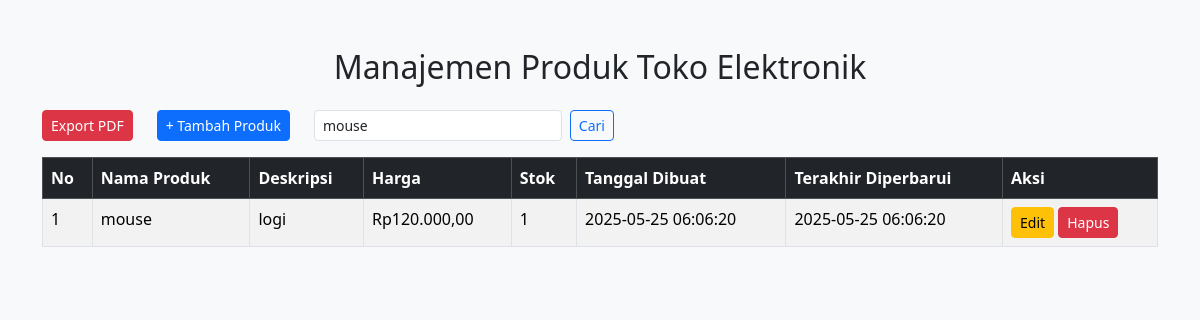
Page /index.php?cari=mouse on the committed database.
### tables this page shows
CREATE TABLE `produk` (
  `id` int(11) NOT NULL,
  `nama_produk` varchar(100) DEFAULT NULL,
  `deskripsi` text DEFAULT NULL,
  `harga` double DEFAULT NULL,
  `stok` int(11) DEFAULT NULL,
  `tanggal_dibuat` timestamp NOT NULL DEFAULT current_timestamp(),
  `tanggal_diperbarui` timestamp NOT NULL DEFAULT current_timestamp() ON UPDATE current_timestamp()
);

### produk.php (called while the page is built, shortened)
<?php
require_once 'Database.php';
class Produk {
    private $conn;
    public function __construct() {
        $database = new Database();
        $this->conn = $database->getConnection();
    }
    public function getAll($cari = null) {
        $query = "SELECT * FROM produk";
        if ($cari) {
            $cari = $this->conn->real_escape_string($cari);
            $query .= " WHERE nama_produk LIKE '%$cari%' OR deskripsi LIKE '%$cari%'";
        }
        $query .= " ORDER BY id ASC";
        return $this->conn->query($query);
    }
}
?>

### database.php (called while the page is built, shortened)
<?php
class Database {
    private $host = "localhost";
    private $user = "root";
    private $pass = "";
    private $dbname = "toko_elektronik";
    public $conn;
    public function __construct() {
        $this->conn = new mysqli($this->host, $this->user, $this->pass, $this->dbname);
    }
    public function getConnection() {
        return $this->conn;
    }
}
?>

### index.php (the view, shortened to what this page needs)
<?php
require_once 'Produk.php';
$produk = new Produk();
$cari = $_GET['cari'] ?? null;
$data = $produk->getAll($cari);
?>
<!DOCTYPE html>
<html lang="id">
<head>
    <link href="https://cdn.jsdelivr.net/npm/bootstrap@5.3.3/dist/css/bootstrap.min.css" rel="stylesheet">
</head>
<body class="bg-light">
<div class="container mt-5">
    <h2 class="text-center mb-4">Manajemen Produk Toko Elektronik</h2>
    <div class="row mb-3">
        <div class="col-auto">
            <a href="export_pdf.php" class="btn btn-danger btn-sm">Export PDF</a>
        </div>
        <div class="col-auto">
            <a href="tambah.php" class="btn btn-primary btn-sm">+ Tambah Produk</a>
        </div>
        <div class="col">
            <form method="GET" class="d-flex" role="search" style="max-width: 300px;">
                <input class="form-control form-control-sm me-2" type="search" name="cari" placeholder="Cari produk..." value="<?= htmlspecialchars($cari ?? '') ?>">
                <button class="btn btn-outline-primary btn-sm" type="submit">Cari</button>
            </form>
        </div>
    </div>
    <table class="table table-bordered table-striped">
        <thead class="table-dark">
<tr>
    <th>No</th><th>Nama Produk</th><th>Deskripsi</th><th>Harga</th><th>Stok</th><th>Tanggal Dibuat</th><th>Terakhir Diperbarui</th><th>Aksi</th>
</tr>
        </thead>
        <tbody>
        <?php
        $no = 1;
        while ($row = $data->fetch_assoc()):
        ?>
            <tr>
                <td><?= $no++ ?></td>
                <td><?= htmlspecialchars($row['nama_produk']) ?></td>
                <td><?= htmlspecialchars($row['deskripsi']) ?></td>
                <td>Rp<?= number_format($row['harga'], 2, ',', '.') ?></td>
                <td><?= $row['stok'] ?></td>
                <td><?= $row['tanggal_dibuat'] ?></td>
                <td><?= $row['tanggal_diperbarui'] ?></td>
                <td>
                    <a href="edit.php?id=<?= $row['id'] ?>" class="btn btn-warning btn-sm">Edit</a>
                    <a href="hapus.php?id=<?= $row['id'] ?>" class="btn btn-danger btn-sm" onclick="return confirm('Yakin ingin menghapus produk ini?')">Hapus</a>
                </td>
            </tr>
        <?php endwhile; ?>
        </tbody>
    </table>
</div>
</body>
</html>

### rows in the picture
produk: nama_produk "mouse", deskripsi "logi", harga "120.000,00", stok "1", tanggal_dibuat "2025-05-25 06:06:20", tanggal_diperbarui "2025-05-25 06:06:20"
